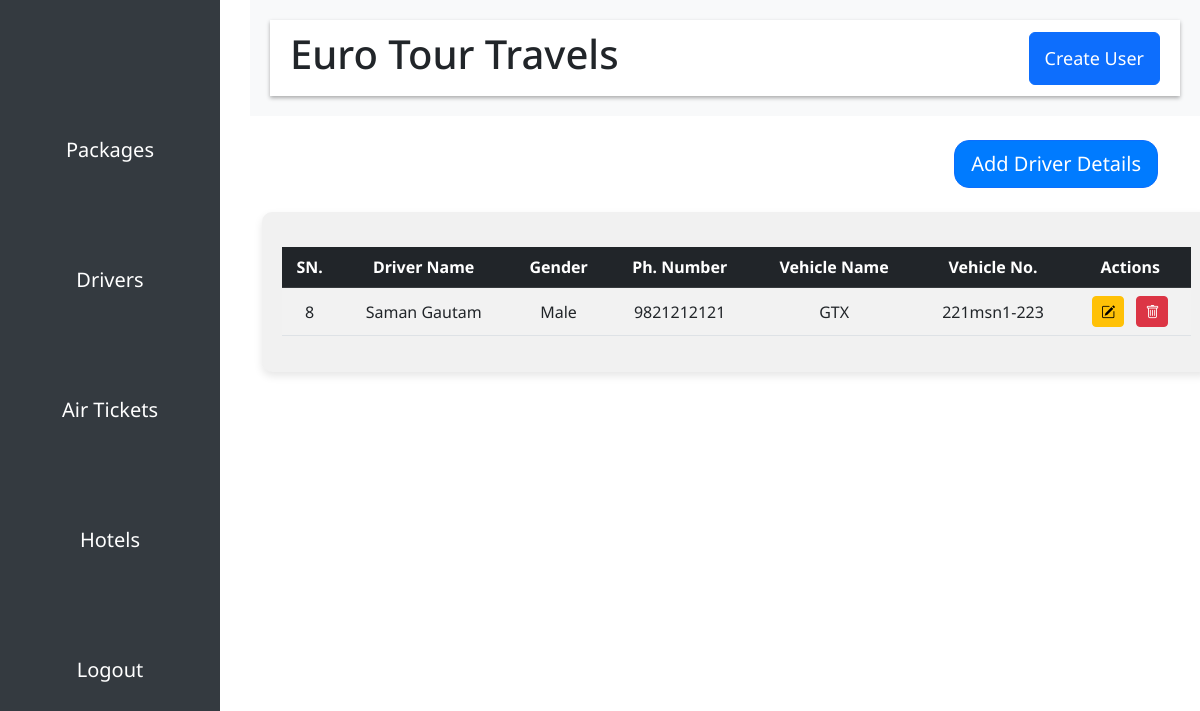
The app's page /driver/ (signed in) with its own data.
### core/models.py (models this page shows, shortened)
class Driver(models.Model):
    gender_choices = (
        ('Male', 'Male'),
        ('Female', 'Female'),
        ('Others', 'Others')
    )
    driverId = models.AutoField(primary_key=True)
    drivername = models.CharField(max_length=255, verbose_name="Driver Name", null=True, blank=False, default="")
    gender = models.CharField(max_length=20, verbose_name="Gender", null=True, blank=False, default="", choices=gender_choices)
    phone_number = models.CharField(max_length=20, verbose_name="Phone Number", null=True, blank=False, default="")
    vehicle_name = models.CharField(max_length=255, verbose_name="Vehicle Name", null=True, blank=False, default="")
    vehicle_number = models.CharField(max_length=255, verbose_name="Vehicle Number", null=True, blank=False, default="")

### core/views.py (the view)
# urls.py: path("driver/", driver, name="driver"),
@login_required
def driver(request):
    drivers = Driver.objects.all()
    context = {
        'drivers' : drivers
    }
    return render(request, 'admin/driver.html', context=context)

### templates/admin/driver.html (shortened to what this page needs)
{% extends 'admin/adminbase.html' %}
{% load static %}
{% block body %}
  <div class="container mt-4">
    <div class="add-package-btn text-end mb-3">
      <a class="btn btn-primary btn-lg" href="{% url 'add-driver' %}">Add Driver Details</a>
    </div>
    <div class="package-table mt-4">
      <table class="table table-striped table-hover">
        <thead class="table-dark">
          <tr>
            <th>SN.</th>
            <th>Driver Name</th>
            <th>Gender</th>
            <th>Ph. Number</th>
            <th>Vehicle Name</th>
            <th>Vehicle No.</th>
            <th>Actions</th>
          </tr>
        </thead>
        <tbody>
          {% for i in drivers %}
          <tr>
            <td>{{i.driverId}}</td>
            <td>{{i.drivername}}</td>
            <td>{{i.gender}}</td>
            <td>{{i.phone_number}}</td>
            <td>{{i.vehicle_name}}</td>
            <td>{{i.vehicle_number}}</td>
            <td>
              <a href="{% url 'update-driver' i.driverId %}" class="btn btn-warning btn-sm me-2"><i class="bi bi-pencil-square"></i></a>
              <a href="{% url 'delete-driver' i.driverId %}" class="btn btn-danger btn-sm"><i class="bi bi-trash"></i></a>
            </td>
          </tr>
          {% endfor %}
        </tbody>
      </table>
    </div>
  </div>
{% endblock %}

### static/css/admincss/style.css (style rules this page uses)
.add-package-btn .btn { background-color: #007bff; border-radius: 15px; transition: all 0.3s ease; }
.package-table { background-color: #f1f1f1; padding: 20px; padding-top: 35px; border-radius: 10px; box-shadow: 0 4px 8px rgba(0, 0, 0, 0.1); margin-top: 20px; margin-left: 50px; width: 85%; position: relative; left: 170px; }
.table { width: 100%; background-color: white; }
.table th, .table td { padding: 15px; text-align: center; vertical-align: middle; }
.table-dark { background-color: #343a40; color: white; }
.btn-sm { padding: 5px 10px; font-size: 12px; border-radius: 5px; }

### templates/admin/adminbase.html (style rules this page uses)
body { font-family: 'Noto Sans', sans-serif; overflow-y: scroll; overflow-x: hidden; }

### records on screen
Driver: driverId "8", drivername "Saman Gautam", gender "Male", phone_number "9821212121", vehicle_name "GTX", vehicle_number "221msn1-223"
